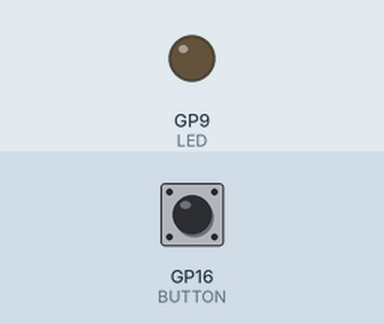
Simulated run of this program. Board: Raspberry Pi Pico running MicroPython. On the bench: output pins drawn as LEDs (lit = HIGH). The inputs (shaded band) are chosen by the test bench; at power-on: GP16 (BUTTON) LOW.

Above: at 1.2 s.
1.3 s: GP16 (BUTTON) pulled HIGH for 0.15 s
At 1.4 s:
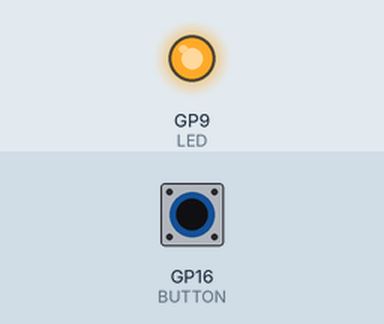
3.0 s: GP16 (BUTTON) pulled HIGH for 3.2 s
At 7.3 s:
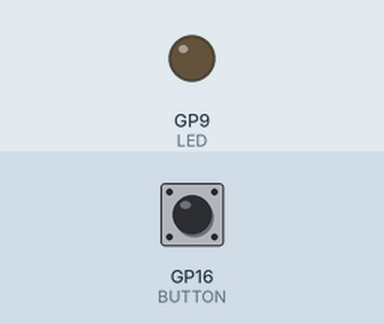
Timing chart, 0 to 8.8 s (numbered marks = the images above; inputs shaded):
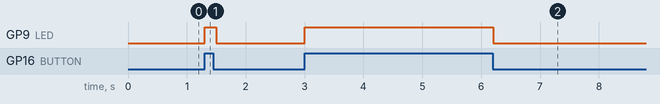

The program:

push-button_led.py
```python
# ==================================================
"""
Project objective: Light up an external LED when a push button is pressed

Hardware and connections used:
    Push button to GPIO Pin 16
    10k ohm pull-down resistor for the push button
    LED anode to GPIO Pin 15
    220 ohm resistor for LED

Author: Adrian Josele G. Quional
"""
# ==================================================

# modules
from machine import Pin
from time import sleep

LED = Pin(9, Pin.OUT)		# creating LED object, setting it as OUT
BUTTON = Pin(16, Pin.IN)	# creating Push Button object, setting it as IN

# continuously read the signal from the push button while the board has power
while True:
    # if the signal from the button is HIGH (button is pressed), turn LED on
    if BUTTON.value() == 1:
        LED.on()
        sleep(0.1)

    # otherwise, turn the LED off
    else:
        LED.off()
```

Measured:
- after the input at 1.3 s, GP9 (LED): LOW → HIGH at once, → LOW 0.20 s later
- after the input at 3.0 s, GP9 (LED): LOW → HIGH at once, → LOW 3.2 s later
